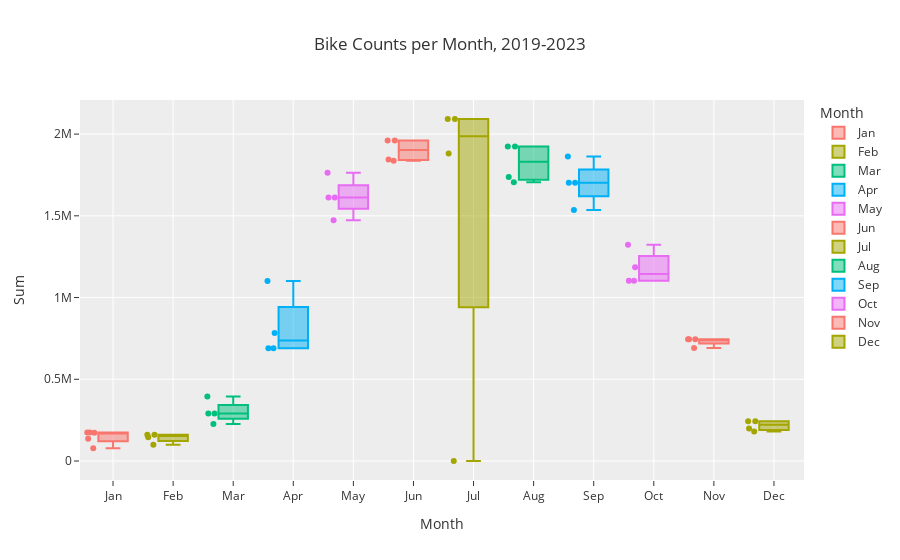

The notebook cell saved with this chart:
### Code cell
fig2 = px.box(df0, x="Month", y="Sum", 
              points="all", 
              color="Month", 
              title="Bike Counts per Month, 2019-2023",
              template='ggplot2')
fig2.show()

### Figure 1 — Plotly figure (JSON) as saved in the notebook; plotly's stock layout.template omitted (floating-point values rounded to 4 significant figures)
{"data": [{"alignmentgroup": "True", "boxpoints": "all", "hovertemplate": "Month=%{x}<br>Sum=%{y}<extra></extra>", "legendgroup": "Jan", "marker": {"color": "#F8766D"}, "name": "Jan", "notched": false, "offsetgroup": "Jan", "orientation": "v", "showlegend": true, "type": "box", "x": ["Jan", "Jan", "Jan", "Jan", "Jan"], "x0": " ", "xaxis": "x", "y": [173849, 173849, 172424, 77769, 135825], "y0": " ", "yaxis": "y"}, {"alignmentgroup": "True", "boxpoints": "all", "hovertemplate": "Month=%{x}<br>Sum=%{y}<extra></extra>", "legendgroup": "Feb", "marker": {"color": "#A3A500"}, "name": "Feb", "notched": false, "offsetgroup": "Feb", "orientation": "v", "showlegend": true, "type": "box", "x": ["Feb", "Feb", "Feb", "Feb"], "x0": " ", "xaxis": "x", "y": [160788, 160788, 144675, 98877], "y0": " ", "yaxis": "y"}, {"alignmentgroup": "True", "boxpoints": "all", "hovertemplate": "Month=%{x}<br>Sum=%{y}<extra></extra>", "legendgroup": "Mar", "marker": {"color": "#00BF7D"}, "name": "Mar", "notched": false, "offsetgroup": "Mar", "orientation": "v", "showlegend": true, "type": "box", "x": ["Mar", "Mar", "Mar", "Mar"], "x0": " ", "xaxis": "x", "y": [290671, 290671, 394476, 226614], "y0": " ", "yaxis": "y"}, {"alignmentgroup": "True", "boxpoints": "all", "hovertemplate": "Month=%{x}<br>Sum=%{y}<extra></extra>", "legendgroup": "Apr", "marker": {"color": "#00B0F6"}, "name": "Apr", "notched": false, "offsetgroup": "Apr", "orientation": "v", "showlegend": true, "type": "box", "x": ["Apr", "Apr", "Apr", "Apr"], "x0": " ", "xaxis": "x", "y": [690261, 690261, 1101430, 783321], "y0": " ", "yaxis": "y"}, {"alignmentgroup": "True", "boxpoints": "all", "hovertemplate": "Month=%{x}<br>Sum=%{y}<extra></extra>", "legendgroup": "May", "marker": {"color": "#E76BF3"}, "name": "May", "notched": false, "offsetgroup": "May", "orientation": "v", "showlegend": true, "type": "box", "x": ["May", "May", "May", "May"], "x0": " ", "xaxis": "x", "y": [1611964, 1611964, 1762830, 1473144], "y0": " ", "yaxis": "y"}, {"alignmentgroup": "True", "boxpoints": "all", "hovertemplate": "Month=%{x}<br>Sum=%{y}<extra></extra>", "legendgroup": "Jun", "marker": {"color": "#F8766D"}, "name": "Jun", "notched": false, "offsetgroup": "Jun", "orientation": "v", "showlegend": true, "type": "box", "x": ["Jun", "Jun", "Jun", "Jun"], "x0": " ", "xaxis": "x", "y": [1961497, 1961497, 1845308, 1836241], "y0": " ", "yaxis": "y"}, {"alignmentgroup": "True", "boxpoints": "all", "hovertemplate": "Month=%{x}<br>Sum=%{y}<extra></extra>", "legendgroup": "Jul", "marker": {"color": "#A3A500"}, "name": "Jul", "notched": false, "offsetgroup": "Jul", "orientation": "v", "showlegend": true, "type": "box", "x": ["Jul", "Jul", "Jul", "Jul"], "x0": " ", "xaxis": "x", "y": [2092364, 2092364, 0, 1881615], "y0": " ", "yaxis": "y"}, {"alignmentgroup": "True", "boxpoints": "all", "hovertemplate": "Month=%{x}<br>Sum=%{y}<extra></extra>", "legendgroup": "Aug", "marker": {"color": "#00BF7D"}, "name": "Aug", "notched": false, "offsetgroup": "Aug", "orientation": "v", "showlegend": true, "type": "box", "x": ["Aug", "Aug", "Aug", "Aug"], "x0": " ", "xaxis": "x", "y": [1924851, 1924851, 1737436, 1704796], "y0": " ", "yaxis": "y"}, {"alignmentgroup": "True", "boxpoints": "all", "hovertemplate": "Month=%{x}<br>Sum=%{y}<extra></extra>", "legendgroup": "Sep", "marker": {"color": "#00B0F6"}, "name": "Sep", "notched": false, "offsetgroup": "Sep", "orientation": "v", "showlegend": true, "type": "box", "x": ["Sep", "Sep", "Sep", "Sep"], "x0": " ", "xaxis": "x", "y": [1702479, 1702479, 1863476, 1536096], "y0": " ", "yaxis": "y"}, {"alignmentgroup": "True", "boxpoints": "all", "hovertemplate": "Month=%{x}<br>Sum=%{y}<extra></extra>", "legendgroup": "Oct", "marker": {"color": "#E76BF3"}, "name": "Oct", "notched": false, "offsetgroup": "Oct", "orientation": "v", "showlegend": true, "type": "box", "x": ["Oct", "Oct", "Oct", "Oct"], "x0": " ", "xaxis": "x", "y": [1102255, 1102255, 1323118, 1185755], "y0": " ", "yaxis": "y"}, {"alignmentgroup": "True", "boxpoints": "all", "hovertemplate": "Month=%{x}<br>Sum=%{y}<extra></extra>", "legendgroup": "Nov", "marker": {"color": "#F8766D"}, "name": "Nov", "notched": false, "offsetgroup": "Nov", "orientation": "v", "showlegend": true, "type": "box", "x": ["Nov", "Nov", "Nov", "Nov"], "x0": " ", "xaxis": "x", "y": [744513, 744513, 744853, 691778], "y0": " ", "yaxis": "y"}, {"alignmentgroup": "True", "boxpoints": "all", "hovertemplate": "Month=%{x}<br>Sum=%{y}<extra></extra>", "legendgroup": "Dec", "marker": {"color": "#A3A500"}, "name": "Dec", "notched": false, "offsetgroup": "Dec", "orientation": "v", "showlegend": true, "type": "box", "x": ["Dec", "Dec", "Dec", "Dec"], "x0": " ", "xaxis": "x", "y": [242859, 242859, 180465, 199537], "y0": " ", "yaxis": "y"}], "layout": {"boxmode": "overlay", "legend": {"title": {"text": "Month"}, "tracegroupgap": 0}, "title": {"text": "Bike Counts per Month, 2019-2023"}, "xaxis": {"anchor": "y", "categoryarray": ["Jan", "Feb", "Mar", "Apr", "May", "Jun", "Jul", "Aug", "Sep", "Oct", "Nov", "Dec"], "categoryorder": "array", "domain": [0, 1], "title": {"text": "Month"}}, "yaxis": {"anchor": "x", "domain": [0, 1], "title": {"text": "Sum"}}}}
